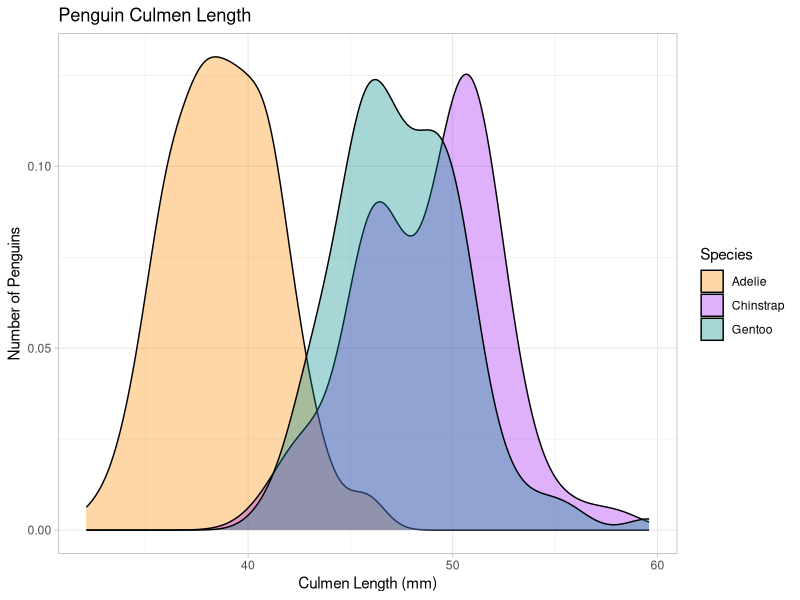
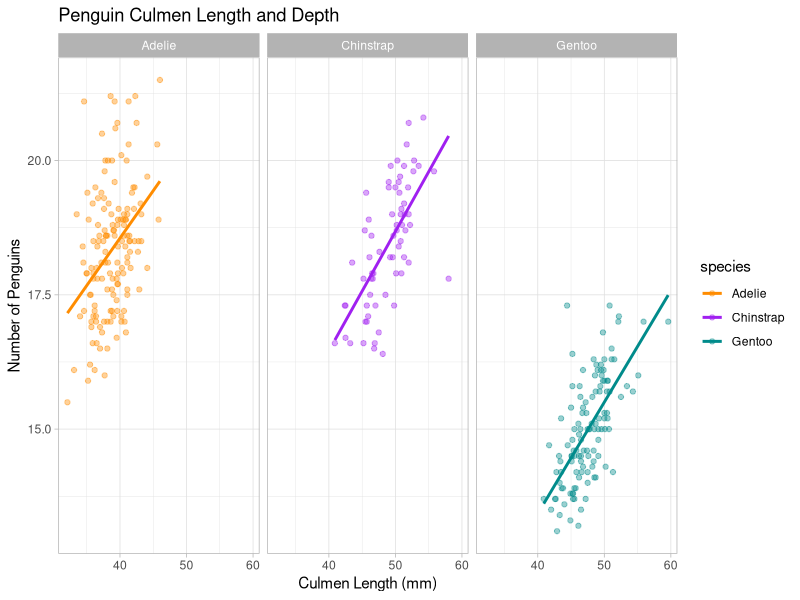
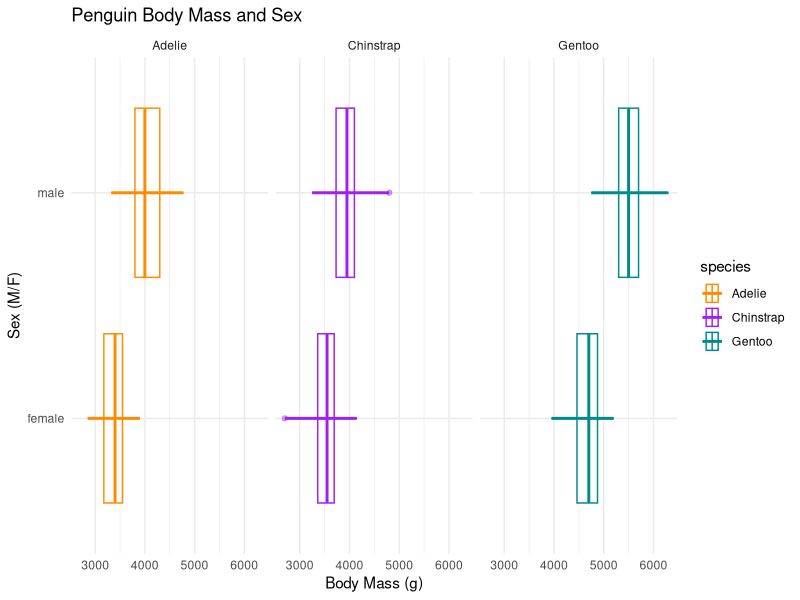
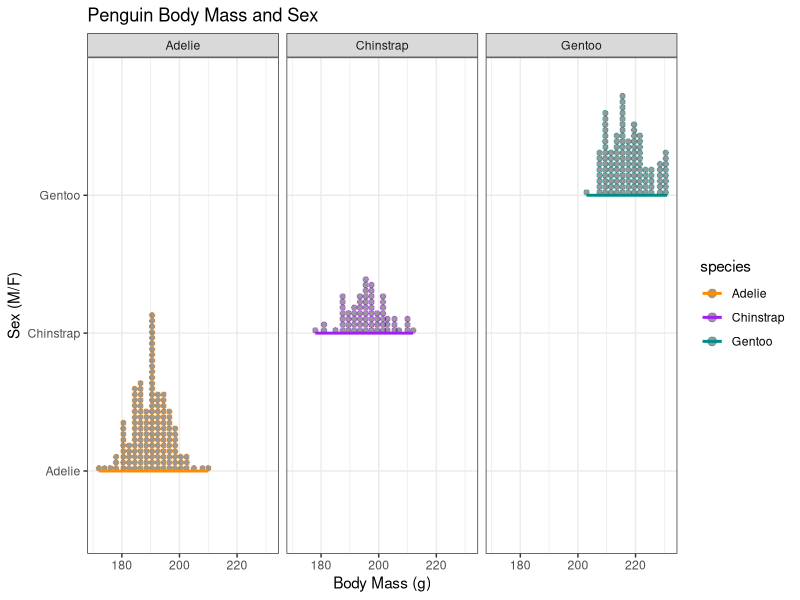
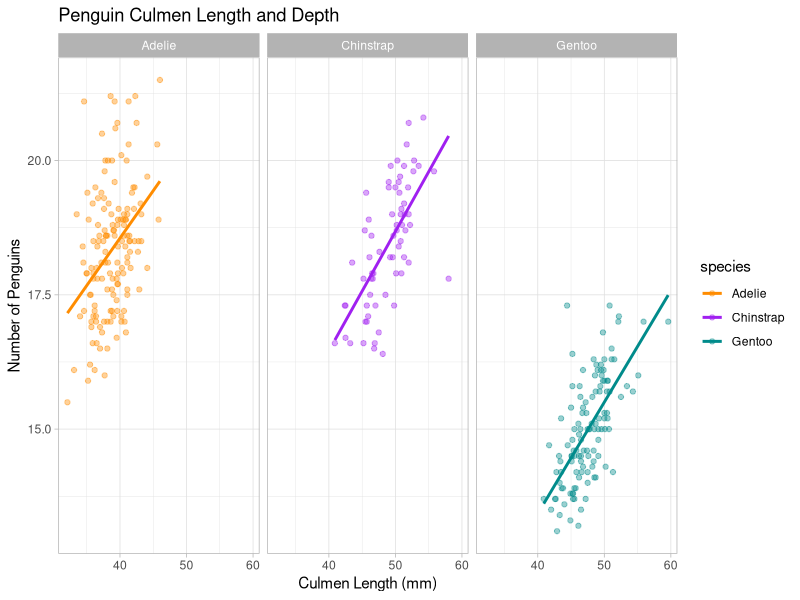
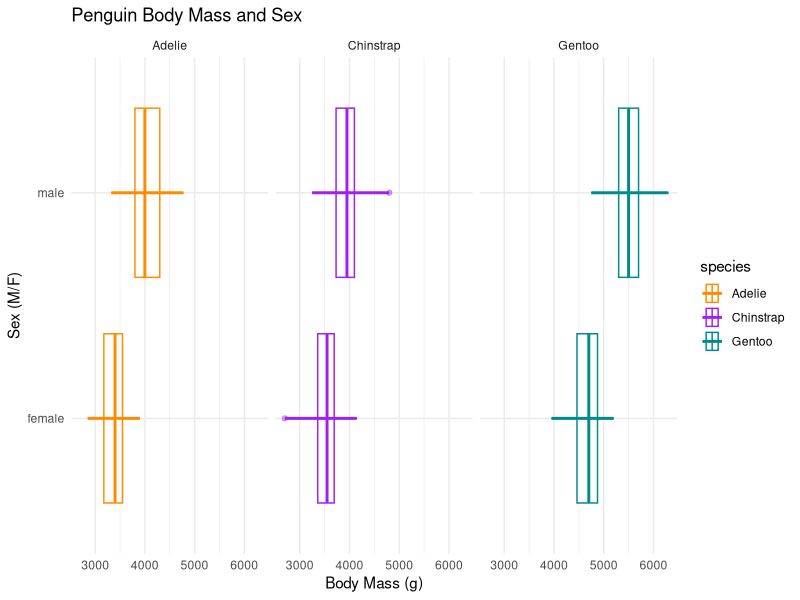
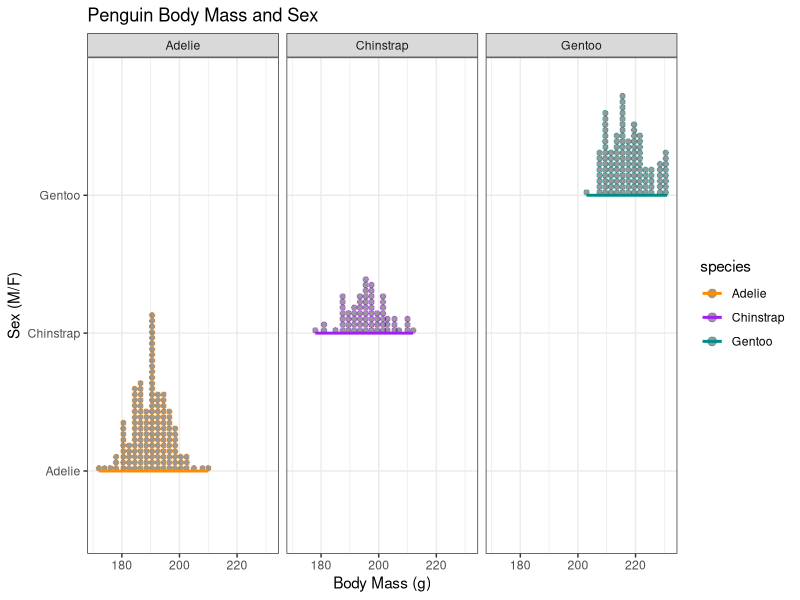

R code for these plots, in order:
## ---- chunk 1
knitr::opts_chunk$set(echo = TRUE, comment = "")
library(palmerpenguins)
library(tidyverse)
theme_set(theme_light())  #you can set a universal theme for all of your visualizations here using either a pre-built theme, like theme_light() or by using theme() to set your own specifications
## ---- chunk 2
data("penguins") #this loads the data from the palmerpenguins package
## ---- chunk 3
penguins %>% 
  drop_na(bill_length_mm) %>% #drops missing values from bill length variable
  ggplot(aes(x = bill_length_mm)) +  #Initialize a plot
  geom_density(aes(fill = species), alpha = 0.35) + #Plot each species' bill length with relation to density
  labs(title = "Penguin Culmen Length", #set plot title
       x = "Culmen Length (mm)", #title for x axis of the plot
       y = "Number of Penguins", #title for y axis of the plot
       fill = "Species") + #each species has a unique fill color
  scale_fill_manual(values = c("darkorange","purple","cyan4")) #manually sets colors for each item in the plot
## ---- chunk 4
penguins %>% 
  drop_na() %>% 
  ggplot(aes(color = species, x = bill_length_mm, y = bill_depth_mm)) +
  geom_point(alpha = 0.4) +
  geom_smooth(se = FALSE, method='lm') +
labs(title = "Penguin Culmen Length and Depth",
       x = "Culmen Length (mm)",
       y = "Number of Penguins",
       fill = "Species") + 
  scale_color_manual(values = c("darkorange","purple","cyan4")) + 
  theme_set(theme_minimal()) +
  facet_grid(. ~ species)
  ggsave(filename="culmen_depth_juanramirez.png", width=6, height=4)
## ---- chunk 5
penguins %>% 
  drop_na() %>% 
  ggplot(aes(color = species, x = body_mass_g, y = sex)) +
  geom_boxplot(alpha = 0.4) +
  geom_smooth(se = FALSE, method='lm') +
labs(title = "Penguin Body Mass and Sex",
       x = "Body Mass (g)",
       y = "Sex (M/F)",
       fill = "Species") + 
  scale_color_manual(values = c("darkorange","purple","cyan4")) + 
  theme_set(theme_bw()) +
  facet_grid(. ~ species)

  ggsave(filename="body_mass_juanramirez.png", width=6, height=3)
## ---- chunk 6
penguins %>% 
  drop_na() %>% 
  ggplot(aes(color = species, x = flipper_length_mm, y = species)) +
  geom_dotplot(alpha = 0.4) +
  geom_smooth(se = FALSE, method='lm') +
labs(title = "Penguin Body Mass and Sex",
       x = "Body Mass (g)",
       y = "Sex (M/F)",
       fill = "Species") + 
  scale_color_manual(values = c("darkorange","purple","cyan4")) + 
  theme_set(theme_bw()) +
  facet_grid(. ~ species)

  ggsave(filename="flipper_length_juanramirez.png")
## ---- chunk 7
# add code here
